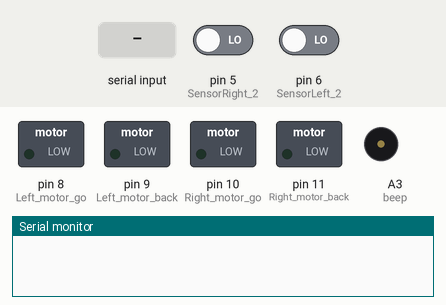
Simulated run of this sketch. Board: Arduino Uno, built with avr-gcc and run on an emulated ATmega328P. Shown: switched loads named in the sketch (green lamp = pin HIGH), buzzer (waves = sounding, pin HIGH), the last lines printed to the serial monitor. Dashed ring = blinking. The test bench sets the inputs (shaded band); at power-on: pin 5 (SensorRight_2) LOW, pin 6 (SensorLeft_2) LOW.

Above: at 1.2 s.
1.3 s: "A" received over Serial
At 1.8 s:
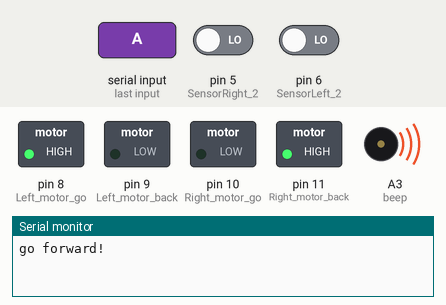
4.3 s: pin 5 (SensorRight_2) driven HIGH
At 5.5 s:
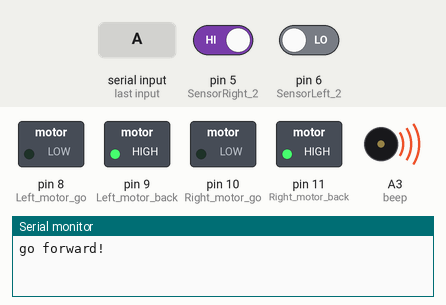
6.4 s: "D" received over Serial
At 7.6 s:
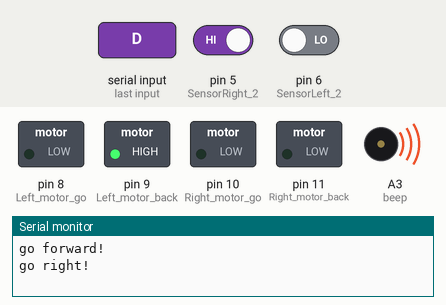
7.9 s: "A" received over Serial
At 9.0 s:
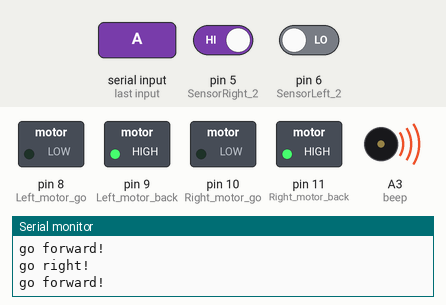
9.4 s: pin 5 (SensorRight_2) driven LOW
At 10.5 s:
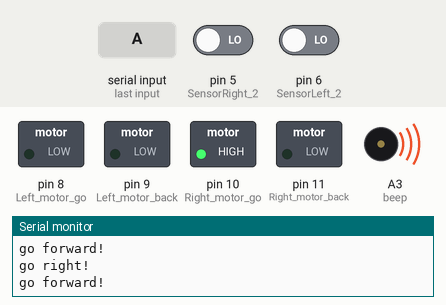
12.4 s: pin 6 (SensorLeft_2) driven HIGH
At 13.6 s:
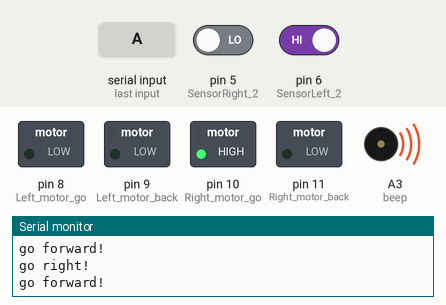
Timing chart, 0 to 15.0 s (numbered marks = the images above; inputs shaded):
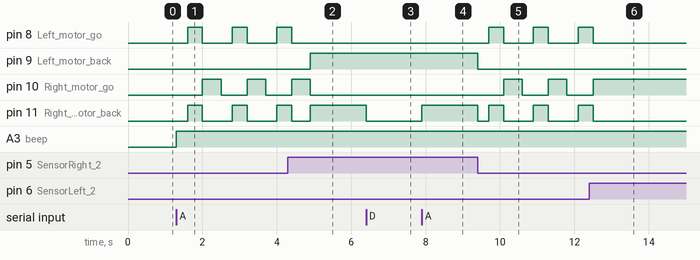

Measured:
- after the input at 1.3 s, pin 8 (Left_motor_go), pin 11 (Right_motor_back): alternates HIGH for 0.40 s and LOW for 0.80 s, starting after 0.30 s; pin 10 (Right_motor_go): alternates HIGH for 0.50 s and LOW for 0.70 s, starting after 0.70 s; A3 (beep): LOW → HIGH at once
- after the input at 4.3 s, pin 8 (Left_motor_go): goes on until 4.4 s, then stays LOW; pin 9 (Left_motor_back): LOW → HIGH after 0.60 s; pin 10 (Right_motor_go): goes on until 4.9 s, then stays LOW
- after the input at 6.4 s, pin 11 (Right_motor_back): HIGH → LOW at once
- after the input at 7.9 s, pin 11 (Right_motor_back): LOW → HIGH at once
- after the input at 9.4 s, pin 8 (Left_motor_go): alternates HIGH for 0.40 s and LOW for 0.80 s, starting after 0.30 s; pin 9 (Left_motor_back): HIGH → LOW at once; pin 10 (Right_motor_go): alternates HIGH for 0.50 s and LOW for 0.70 s, starting after 0.70 s; pin 11 (Right_motor_back): HIGH → LOW at once, then repeats every 1.2 s: HIGH 0.40 s, LOW 0.80 s
- after the input at 12.4 s, pin 8 (Left_motor_go), pin 11 (Right_motor_back): goes on until 12.5 s, then stays LOW; pin 10 (Right_motor_go): goes on until 12.5 s, then stays HIGH

The sketch:

CarRun__________.ino
```cpp
/*前进  按下发出 ONA  松开ONF
  后退：按下发出 ONB  松开ONF
  左转：按下发出 ONC  松开ONF
  右转：按下发出 OND  松开ONF
  停止：按下发出 ONE  松开ONF

  蓝牙程序功能是按下对应的按键执行操，松开按键就停止
*/
char getstr;
int Left_motor_go=8;     //左电机前进(IN1)
int Left_motor_back=9;     //左电机后退(IN2)
int Right_motor_go=10;    // 右电机前进(IN3)
int Right_motor_back=11;    // 右电机后退(IN4)

const int SensorRight_2 = 5;   	//左边红外避障传感器()
const int SensorLeft_2 = 6;   	//右边红外避障传感器()
int SR_2;    //右边红外避障传感器状态
int SL_2;    //左边红外避障传感器状态

int beep=A3;//定义蜂鸣器 数字A3 接口

int  flag_bz ;
void setup()
{
  //初始化电机驱动IO为输出方式
   Serial.begin(9600);
  pinMode(Left_motor_go,OUTPUT); // PIN 8 (无PWM)
  pinMode(Left_motor_back,OUTPUT); // PIN 9 (PWM)
  pinMode(Right_motor_go,OUTPUT);// PIN 10 (PWM)
  pinMode(Right_motor_back,OUTPUT);// PIN 11 (PWM)
  pinMode(beep,OUTPUT);//定义蜂鸣器为输出接口
  pinMode(SensorRight_2, INPUT); //定义中间避障传感器为输入
  pinMode(SensorLeft_2, INPUT); //定义中间避障传感器为输入
}
void run()
{
  digitalWrite(Right_motor_go,HIGH);  // 右电机前进
  digitalWrite(Right_motor_back,LOW);
 //analogWrite(Right_motor_go,150);//PWM比例0~255调速，左右轮差异略增减
  //analogWrite(Right_motor_back,0);
  digitalWrite(Left_motor_go,LOW);  // 左电机前进
  digitalWrite(Left_motor_back,HIGH);
  //analogWrite(Left_motor_go,0);//PWM比例0~255调速，左右轮差异略增减
  //analogWrite(Left_motor_back,150);
  //delay(time * 100);   //执行时间，可以调整
}

void brake()         //刹车，停车
{
  digitalWrite(Right_motor_go,LOW);
  digitalWrite(Right_motor_back,LOW);
  digitalWrite(Left_motor_go,LOW);
  digitalWrite(Left_motor_back,LOW);

}

void left()
{
  digitalWrite(Right_motor_go,HIGH);	// 右电机前进
  digitalWrite(Right_motor_back,LOW);
  //analogWrite(Right_motor_go,150);
  //analogWrite(Right_motor_back,0);//PWM比例0~255调速
  digitalWrite(Left_motor_go,LOW);   //左轮后退
  digitalWrite(Left_motor_back,LOW);
  //analogWrite(Left_motor_go,0);
  //analogWrite(Left_motor_back,0);//PWM比例0~255调速
  //delay(time * 100);	//执行时间，可以调整
}

void spin_left(int time)         //左转(左轮后退，右轮前进)
{
  digitalWrite(Right_motor_go,HIGH);	// 右电机前进
  digitalWrite(Right_motor_back,LOW);
  //analogWrite(Right_motor_go,200);
  //analogWrite(Right_motor_back,0);//PWM比例0~255调速
  digitalWrite(Left_motor_go,HIGH);   //左轮后退
  digitalWrite(Left_motor_back,LOW);
  //analogWrite(Left_motor_go,200);
  //analogWrite(Left_motor_back,0);//PWM比例0~255调速
  //delay(time * 100);	//执行时间，可以调整
}
void right()
{
  digitalWrite(Right_motor_go,LOW);   //右电机后退
  digitalWrite(Right_motor_back,LOW);
  //analogWrite(Right_motor_go,0);
 // analogWrite(Right_motor_back,0);//PWM比例0~255调速
  digitalWrite(Left_motor_go,LOW);//左电机前进
  digitalWrite(Left_motor_back,HIGH);
  //analogWrite(Left_motor_go,0);
  //analogWrite(Left_motor_back,150);//PWM比例0~255调速
  //delay(time * 100);	//执行时间，可以调整
}

void spin_right()        //右转(右轮后退，左轮前进)
{
  digitalWrite(Right_motor_go,LOW);   //右电机后退
  digitalWrite(Right_motor_back,HIGH);
  //analogWrite(Right_motor_go,0);
 // analogWrite(Right_motor_back,200);//PWM比例0~255调速
  digitalWrite(Left_motor_go,LOW);//左电机前进
  digitalWrite(Left_motor_back,HIGH);
 // analogWrite(Left_motor_go,0);
 // analogWrite(Left_motor_back,200);//PWM比例0~255调速
  //delay(time * 100);	//执行时间，可以调整
}
void back()
{
  digitalWrite(Right_motor_go,LOW);  //右轮后退
  digitalWrite(Right_motor_back,HIGH);
 // analogWrite(Right_motor_go,0);
 // analogWrite(Right_motor_back,150);//PWM比例0~255调速
  digitalWrite(Left_motor_go,HIGH);  //左轮后退
  digitalWrite(Left_motor_back,LOW);
  //analogWrite(Left_motor_go,150);
  //analogWrite(Left_motor_back,0);//PWM比例0~255调速
  //delay(time * 100);     //执行时间，可以调整
}
void loop()
{
  getstr=Serial.read(); //
  if(flag_bz == 1)//切换到壁障模式
  {
      //有信号为LOW  没有信号为HIGH
    SR_2 = digitalRead(SensorRight_2);
    SL_2 = digitalRead(SensorLeft_2);
    if (SL_2 == HIGH&&SR_2==HIGH)
      {
        run();   //调用前进函数
         digitalWrite(beep,LOW);
      }
    else if (SL_2 == HIGH & SR_2 == LOW)// 右边探测到有障碍物，有信号返回，向左转
        left();
    else if (SR_2 == HIGH & SL_2 == LOW) //左边探测到有障碍物，有信号返回，向右转
      spin_right();
    else // 都是有障碍物, 后退
    {
        digitalWrite(beep,HIGH);		//蜂鸣器响
         //digitalWrite(LED,HIGH);		//LED亮
         brake();//停止200MS
         delay(300);
         back();//后退500MS
         delay(400);
         left();//调用左转函数  延时500ms
         delay(500);
    }

  }
  if(getstr=='A')
  {
    Serial.println("go forward!");
    run();
    flag_bz = 1;
  }
  else if(getstr=='B'){
    Serial.println("go back!");
    back();
    flag_bz = 0;
  }
  else if(getstr=='C'){
    Serial.println("go left!");
    left();
     flag_bz = 0;
  }
  else if(getstr=='D'){
    Serial.println("go right!");
     right();
     flag_bz = 0;

  }
   else if(getstr=='F'){
    Serial.println("Stop!");
     brake();
     flag_bz = 0;

  }
   else if(getstr=='E'){
    Serial.println("Stop!");
    brake();
    flag_bz = 0;
  }
}
```
